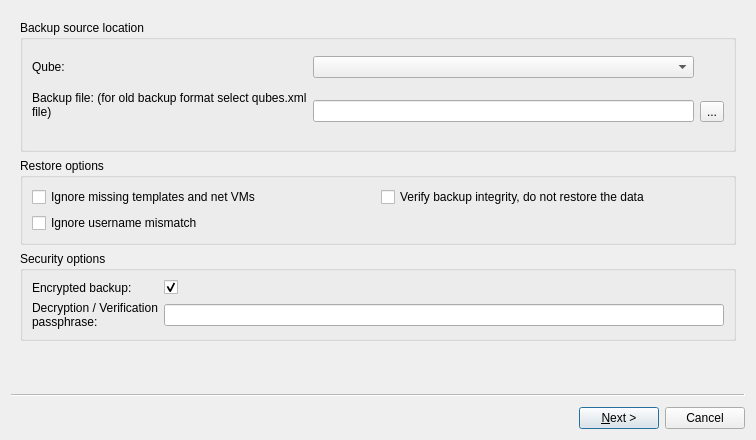
<?xml version="1.0" encoding="UTF-8"?>
<ui version="4.0">
 <class>Restore</class>
 <widget class="QWizard" name="Restore">
  <property name="geometry">
   <rect>
    <x>0</x>
    <y>0</y>
    <width>756</width>
    <height>440</height>
   </rect>
  </property>
  <property name="windowTitle">
   <string>Qubes OS - Restore qubes</string>
  </property>
  <property name="locale">
   <locale language="English" country="UnitedStates"/>
  </property>
  <property name="options">
   <set>QWizard::NoBackButtonOnLastPage|QWizard::NoBackButtonOnStartPage</set>
  </property>
  <widget class="QWizardPage" name="select_dir_page">
   <layout class="QGridLayout" name="gridLayout_3">
    <item row="3" column="0">
     <spacer name="verticalSpacer">
      <property name="orientation">
       <enum>Qt::Vertical</enum>
      </property>
      <property name="sizeHint" stdset="0">
       <size>
        <width>20</width>
        <height>215</height>
       </size>
      </property>
     </spacer>
    </item>
    <item row="1" column="0">
     <widget class="QGroupBox" name="options_groupbox">
      <property name="font">
       <font>
        <weight>50</weight>
        <bold>false</bold>
       </font>
      </property>
      <property name="title">
       <string>Restore options</string>
      </property>
      <layout class="QGridLayout" name="gridLayout_2">
       <item row="0" column="0">
        <widget class="QCheckBox" name="ignore_missing">
         <property name="toolTip">
          <string>Ignore missing templates or netvms, restore VMs anyway.</string>
         </property>
         <property name="text">
          <string>Ignore missing templates and net VMs</string>
         </property>
        </widget>
       </item>
       <item row="3" column="0">
        <widget class="QCheckBox" name="ignore_uname_mismatch">
         <property name="toolTip">
          <string>Ignore dom0 username mismatch while restoring homedir.</string>
         </property>
         <property name="text">
          <string>Ignore username mismatch</string>
         </property>
        </widget>
       </item>
       <item row="0" column="1">
        <widget class="QCheckBox" name="verify_only">
         <property name="text">
          <string>Verify backup integrity, do not restore the data</string>
         </property>
        </widget>
       </item>
      </layout>
     </widget>
    </item>
    <item row="0" column="0">
     <widget class="QGroupBox" name="groupBox_2">
      <property name="minimumSize">
       <size>
        <width>0</width>
        <height>132</height>
       </size>
      </property>
      <property name="font">
       <font>
        <weight>50</weight>
        <bold>false</bold>
       </font>
      </property>
      <property name="title">
       <string>Backup source location</string>
      </property>
      <layout class="QGridLayout" name="gridLayout">
       <item row="5" column="1">
        <widget class="QLineEdit" name="dir_line_edit"/>
       </item>
       <item row="5" column="2">
        <widget class="QToolButton" name="select_path_button">
         <property name="text">
          <string>...</string>
         </property>
        </widget>
       </item>
       <item row="5" column="0">
        <widget class="QLabel" name="label_2">
         <property name="minimumSize">
          <size>
           <width>0</width>
           <height>41</height>
          </size>
         </property>
         <property name="text">
          <string>&lt;html&gt;&lt;head/&gt;&lt;body&gt;&lt;p&gt;Backup file:&lt;br&gt;&lt;span style=&quot; font-size:8pt;&quot;&gt;(for old backup format select qubes.xml file)&lt;/span&gt;&lt;/p&gt;&lt;/body&gt;&lt;/html&gt;</string>
         </property>
         <property name="alignment">
          <set>Qt::AlignLeading|Qt::AlignLeft|Qt::AlignTop</set>
         </property>
         <property name="wordWrap">
          <bool>true</bool>
         </property>
        </widget>
       </item>
       <item row="0" column="1">
        <widget class="QComboBox" name="appvm_combobox"/>
       </item>
       <item row="0" column="0">
        <widget class="QLabel" name="label_3">
         <property name="text">
          <string>Qube:</string>
         </property>
        </widget>
       </item>
      </layout>
     </widget>
    </item>
    <item row="2" column="0">
     <widget class="QGroupBox" name="groupBox">
      <property name="title">
       <string>Security options</string>
      </property>
      <layout class="QGridLayout" name="gridLayout_4">
       <item row="0" column="1">
        <widget class="QCheckBox" name="encryption_checkbox">
         <property name="text">
          <string/>
         </property>
         <property name="checked">
          <bool>true</bool>
         </property>
        </widget>
       </item>
       <item row="0" column="0">
        <widget class="QLabel" name="label_4">
         <property name="text">
          <string>Encrypted backup:</string>
         </property>
        </widget>
       </item>
       <item row="1" column="0">
        <widget class="QLabel" name="label_5">
         <property name="text">
          <string>&lt;html&gt;&lt;head/&gt;&lt;body&gt;&lt;p&gt;Decryption / Verification&lt;br/&gt;passphrase:&lt;/p&gt;&lt;/body&gt;&lt;/html&gt;</string>
         </property>
        </widget>
       </item>
       <item row="1" column="1">
        <widget class="QLineEdit" name="passphrase_line_edit">
         <property name="echoMode">
          <enum>QLineEdit::Password</enum>
         </property>
        </widget>
       </item>
      </layout>
     </widget>
    </item>
   </layout>
  </widget>
  <widget class="QWizardPage" name="select_vms_page">
   <layout class="QVBoxLayout" name="verticalLayout_4">
    <item>
     <widget class="QGroupBox" name="select_vms_groupbox">
      <property name="title">
       <string>Qubes to restore</string>
      </property>
      <layout class="QVBoxLayout" name="select_vms_layout"/>
     </widget>
    </item>
   </layout>
  </widget>
  <widget class="QWizardPage" name="confirm_page">
   <layout class="QVBoxLayout" name="verticalLayout_2">
    <item>
     <widget class="QLabel" name="label_6">
      <property name="font">
       <font>
        <pointsize>9</pointsize>
        <weight>50</weight>
        <italic>false</italic>
        <bold>false</bold>
        <underline>false</underline>
       </font>
      </property>
      <property name="text">
       <string>You're about to perform the following actions:</string>
      </property>
     </widget>
    </item>
    <item>
     <widget class="QTextEdit" name="confirm_text_edit">
      <property name="html">
       <string>&lt;!DOCTYPE HTML PUBLIC &quot;-//W3C//DTD HTML 4.0//EN&quot; &quot;http://www.w3.org/TR/REC-html40/strict.dtd&quot;&gt;
&lt;html&gt;&lt;head&gt;&lt;meta name=&quot;qrichtext&quot; content=&quot;1&quot; /&gt;&lt;style type=&quot;text/css&quot;&gt;
p, li { white-space: pre-wrap; }
&lt;/style&gt;&lt;/head&gt;&lt;body style=&quot; font-family:'Cantarell'; font-size:11pt; font-weight:400; font-style:normal;&quot;&gt;
&lt;p style=&quot;-qt-paragraph-type:empty; margin-top:0px; margin-bottom:0px; margin-left:0px; margin-right:0px; -qt-block-indent:0; text-indent:0px; font-family:'Sans Serif'; font-size:9pt;&quot;&gt;&lt;br /&gt;&lt;/p&gt;&lt;/body&gt;&lt;/html&gt;</string>
      </property>
     </widget>
    </item>
    <item>
     <widget class="QLabel" name="label_7">
      <property name="font">
       <font>
        <pointsize>9</pointsize>
        <weight>50</weight>
        <italic>false</italic>
        <bold>false</bold>
        <underline>false</underline>
       </font>
      </property>
      <property name="text">
       <string>To continue press Next. </string>
      </property>
     </widget>
    </item>
   </layout>
  </widget>
  <widget class="QWizardPage" name="commit_page">
   <layout class="QVBoxLayout" name="verticalLayout_3">
    <item>
     <widget class="QTextEdit" name="commit_text_edit"/>
    </item>
    <item>
     <widget class="QProgressBar" name="progress_bar">
      <property name="maximum">
       <number>0</number>
      </property>
      <property name="value">
       <number>0</number>
      </property>
      <property name="textVisible">
       <bool>false</bool>
      </property>
      <property name="format">
       <string/>
      </property>
     </widget>
    </item>
    <item>
     <widget class="QCheckBox" name="showFileDialog">
      <property name="text">
       <string>When finished, open file selection dialog to allow me to unmount the disk</string>
      </property>
     </widget>
    </item>
    <item>
     <widget class="QLabel" name="dom0_restored_label">
      <property name="text">
       <string>&lt;html&gt;&lt;head/&gt;&lt;body&gt;&lt;p&gt;&lt;span style=&quot; font-weight:600;&quot;&gt;WARNING: restored dom0 files are located in ~/home-restore-&amp;lt;timestamp&amp;gt; directory&lt;/span&gt;&lt;/p&gt;&lt;/body&gt;&lt;/html&gt;</string>
      </property>
     </widget>
    </item>
   </layout>
  </widget>
 </widget>
 <tabstops>
  <tabstop>appvm_combobox</tabstop>
  <tabstop>dir_line_edit</tabstop>
  <tabstop>select_path_button</tabstop>
  <tabstop>ignore_missing</tabstop>
  <tabstop>verify_only</tabstop>
  <tabstop>ignore_uname_mismatch</tabstop>
  <tabstop>encryption_checkbox</tabstop>
  <tabstop>passphrase_line_edit</tabstop>
  <tabstop>confirm_text_edit</tabstop>
  <tabstop>commit_text_edit</tabstop>
  <tabstop>showFileDialog</tabstop>
 </tabstops>
 <resources/>
 <connections/>
</ui>
